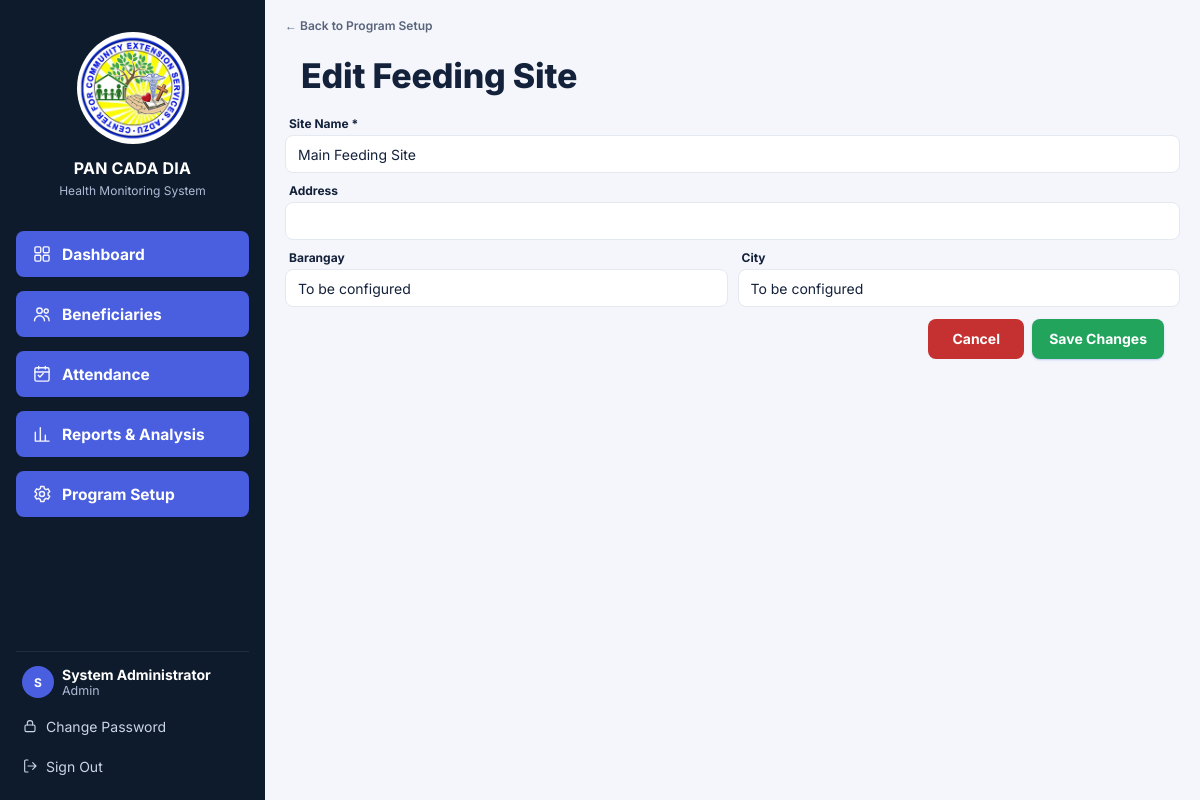
The page /site_edit.php?id=1 (signed in) on the database its author committed.
### tables this page shows
CREATE TABLE IF NOT EXISTS feeding_sites (
    site_id INT UNSIGNED AUTO_INCREMENT PRIMARY KEY,
    site_name VARCHAR(150) NOT NULL,
    address VARCHAR(255) NULL,
    barangay VARCHAR(120) NULL,
    municipality VARCHAR(120) NULL,
    status ENUM('ACTIVE','INACTIVE') NOT NULL DEFAULT 'ACTIVE'
);

### config.php (called while the page is built, shortened)
<?php
function e($value): string {
    return htmlspecialchars((string)$value, ENT_QUOTES, 'UTF-8');
}

### site_edit.php (the view, shortened to what this page needs)
<?php
require_once __DIR__ . '/db.php';
$id = (int)($_GET['id'] ?? $_POST['site_id'] ?? 0);
$load = $pdo->prepare("SELECT * FROM feeding_sites WHERE site_id = ?");
$load->execute([$id]);
$site = $load->fetch();
$pageEyebrowHtml = '<a class="back-link" href="manage.php">&larr; Back to Program Setup</a>';
require __DIR__ . '/partials/header.php';
?>
<div class="form-panel">
    <form method="post" action="site_edit.php?id=<?= $id ?>">
        <div class="form-grid">
            <div class="full-col">
                <label>Site Name *</label>
                <input name="site_name" value="<?= e($site['site_name']) ?>" required>
            </div>
            <div class="full-col">
                <label>Address</label>
                <input name="address" value="<?= e($site['address']) ?>">
            </div>
            <div>
                <label>Barangay</label>
                <input name="barangay" value="<?= e($site['barangay']) ?>">
            </div>
            <div>
                <label>City</label>
                <input name="municipality" value="<?= e($site['municipality']) ?>">
            </div>
        </div>
        <div class="form-actions">
            <a class="btn danger cancel-button" href="manage.php">Cancel</a>
            <button class="btn primary">Save Changes</button>
        </div>
    </form>
</div>
<?php require __DIR__ . '/partials/footer.php'; ?>

### assets/css/base.css (style rules this page uses)
:root { --navy-900: #0e1b2c; --navy-800: #16283f; --navy-700: #1e3454; --primary: #4a5fdf; --primary-dark: #3b4dc4; --primary-light: #eef0fd; --success: #22a45d; --success-dark: #1c8a4d; --success-bg: #e7f8ee; --quick-action: #4db497; --quick-action-dark: #3f9d83; --blue-600: #4a5fdf; --blue-500: #6b7de8; --blue-50: #eef0fd; --bg: #f4f6fb; --card: #ffffff; --border: #e4e8f0; --text: #14213a; --muted: #59647a; --muted-2: #66708a; --radius: 10px; --radius-sm: 8px; --shadow: 0 1px 2px rgba(16, 24, 40, .04), 0 1px 3px rgba(16, 24, 40, .04); --green: #137a40; --green-bg: #e7f8ee; --red: #c53030; --red-bg: #fdeaea; --orange: #966300; --orange-bg: #fef3e0; --blue-tone: #4a5fdf; --blue-tone-bg: #eef0fd; --gray-tone: #59647a; --gray-tone-bg: #eef1f6; --purple: #7c3aed; --purple-bg: #f3ecff; --teal: #14b8a6; --teal-bg: #e3faf6; }
* { box-sizing: border-box; }
html, body { height: 100%; }
body { margin: 0; font-family: "Inter", "Segoe UI", Roboto, Helvetica, Arial, sans-serif; background: var(--bg); color: var(--text); -webkit-font-smoothing: antialiased; }
a { color: var(--primary); text-decoration: none; }
body { font-size: 14px; }

### assets/css/layout.css (style rules this page uses)
.back-link { display: inline-flex; align-items: center; gap: 5px; font-size: 12px; font-weight: 600; color: var(--muted); margin-bottom: 6px; }

### assets/css/components.css (style rules this page uses)
.btn { display: inline-flex; align-items: center; gap: 6px; border: 1px solid transparent; border-radius: 8px; padding: 10px 16px; min-height: 40px; font-weight: 700; cursor: pointer; font-size: 14px; font-family: inherit; line-height: 1.2; justify-content: center; }
.btn.primary { background: var(--success); color: #fff; box-shadow: 0 1px 2px rgba(74, 95, 223, .3); margin-right: 16px; }
.btn.danger { background: var(--red); color: #fff; }
.form-panel .form-actions .btn.danger { min-width: 96px; justify-content: center; }

### assets/css/forms.css (style rules this page uses)
.form-grid { display: grid; grid-template-columns: 1fr 1fr; gap: 10px; }
.form-grid .full-col { grid-column: 1 / -1; }
label { display: block; font-weight: 700; font-size: 12px; margin: 0 0 4px 4px; color: var(--text); }
input, select, textarea { width: 100%; border: 1px solid var(--border); border-radius: 8px; padding: 9px 12px; min-height: 38px; font: inherit; background: #fff; color: var(--text); }
.form-actions { display: flex; justify-content: flex-end; gap: 8px; margin-top: 12px; }
.form-panel { max-width: 900px; margin-left: auto; margin-right: auto; }

### assets/css/responsive.css (style rules this page uses)
html { -webkit-text-size-adjust: 100%; text-size-adjust: 100%; }
body { min-height: 100vh; min-height: 100dvh; overflow-wrap: break-word; }

### rows shown on the page
feeding_sites: site_name "Main Feeding Site", barangay "To be configured", municipality "To be configured"

### other values the page prints
APP_NAME "PAN CADA DIA"
$pcd_item['label'] "Dashboard"
$pcd_item['label'] "Beneficiaries"
$pcd_item['label'] "Attendance"
$pcd_item['label'] "Reports & Analysis"
$pcd_item['label'] "Program Setup"
$_SESSION['user_name'] "System Administrator"
role_display_label() "Admin"
$pageTitle "Edit Feeding Site"
